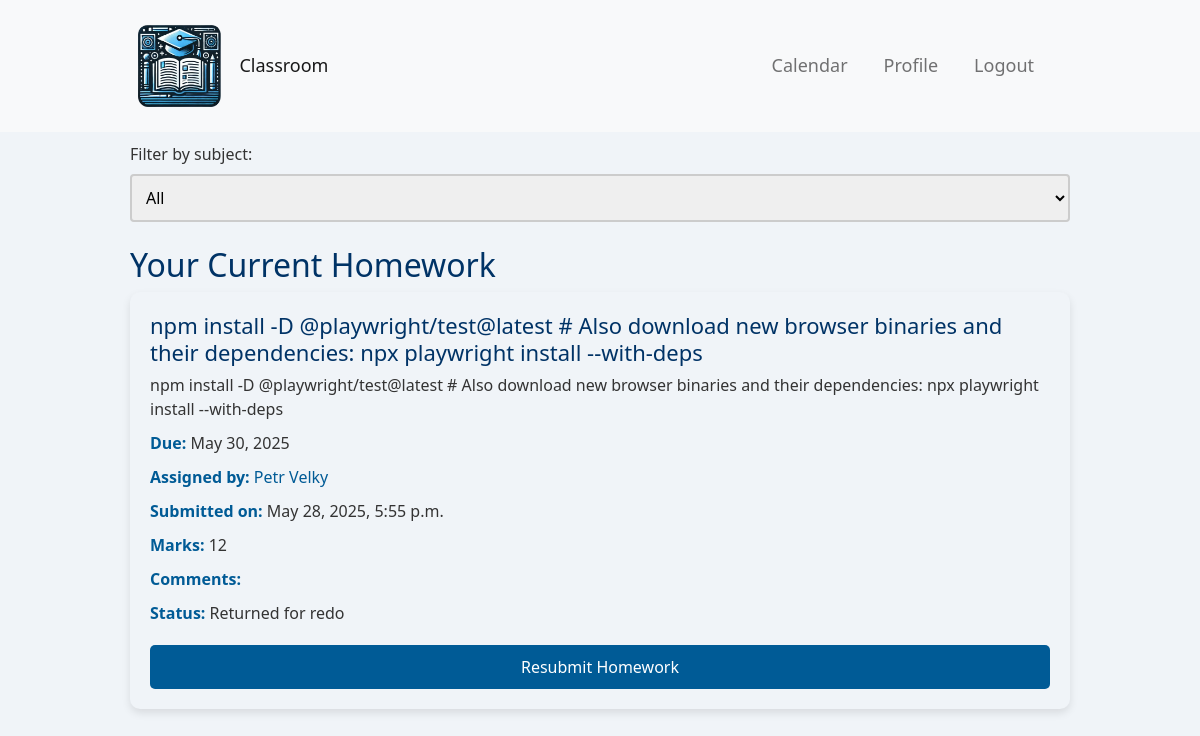
The app's page /student/dashboard/ (signed in), older data.
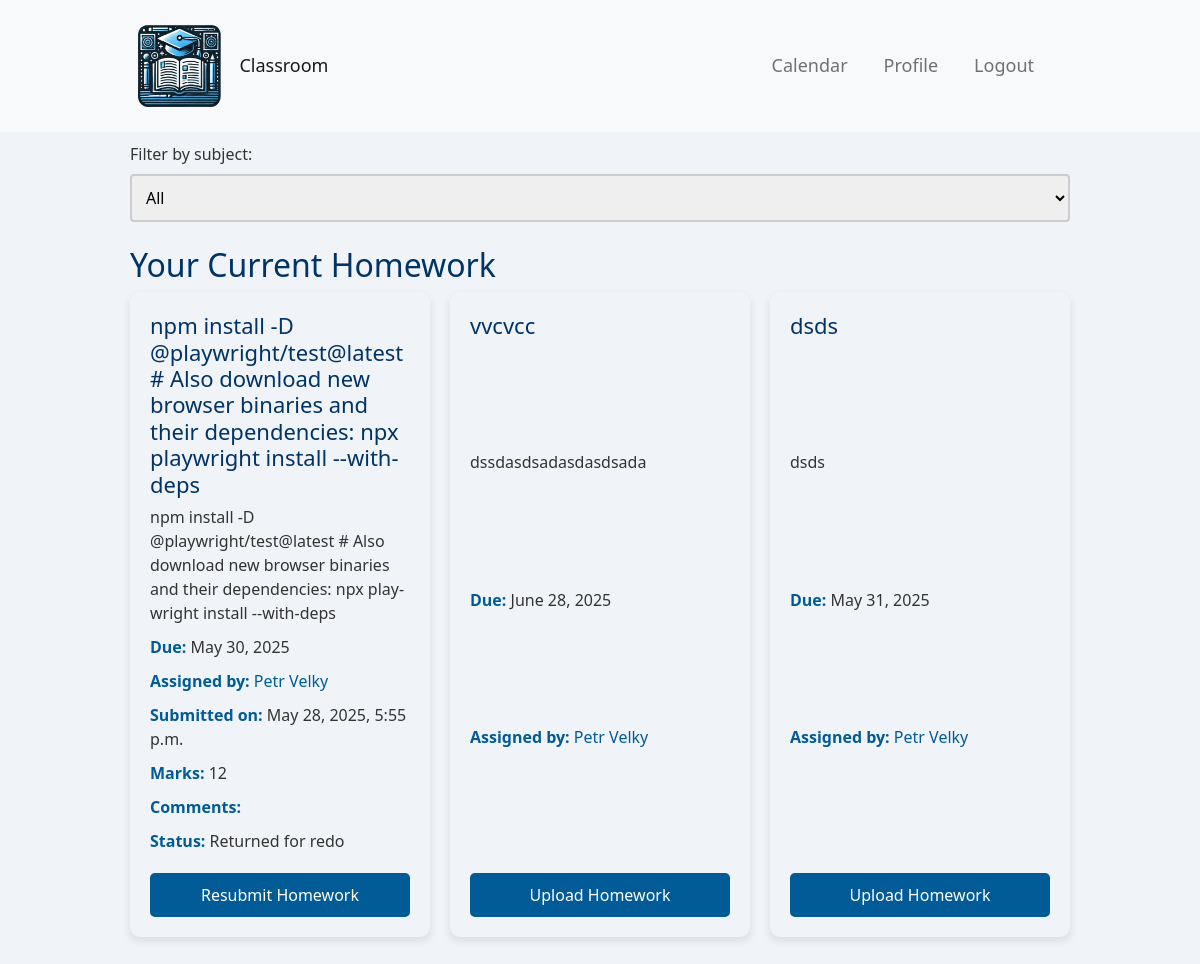
The same page, newer data.
### polls/models.py (models this page shows, shortened)
class Homework(models.Model):
    subject = models.ForeignKey(Subject, on_delete=models.CASCADE, default=get_default_subject)
    title = models.CharField(max_length=200)
    description = models.TextField()
    assigned_date = models.DateField(default=timezone.now)
    due_date = models.DateField()
    file = models.FileField(upload_to='homework_files/', null=True, blank=True)
    teacher = models.ForeignKey(settings.AUTH_USER_MODEL, on_delete=models.CASCADE, related_name='homeworks')
    students = models.ManyToManyField(settings.AUTH_USER_MODEL, related_name='homework_assigned', blank=True)
    group = models.ForeignKey(Group, on_delete=models.SET_NULL, null=True, blank=True, related_name="homeworks")

class CustomUser(AbstractUser):
    is_student = models.BooleanField(default=False)
    is_teacher = models.BooleanField(default=False)
    age = models.IntegerField(null=True, blank=True)  # Add age field here
    profile_picture = models.ImageField(upload_to='profile_pictures/', null=True, blank=True)
    bio = models.TextField(null=True, blank=True)
    group = models.ForeignKey(Group, on_delete=models.SET_NULL, null=True, blank=True, related_name="members")

class Submission(models.Model):
    STATUS_CHOICES = [
        ('pending', 'Pending'),
        ('returned', 'Returned for redo'),
        ('graded', 'Graded'),
    ]
    student = models.ForeignKey(settings.AUTH_USER_MODEL, on_delete=models.CASCADE, related_name='submissions')
    homework = models.ForeignKey(Homework, on_delete=models.CASCADE, related_name='submissions')
    file = models.FileField(upload_to='homework_submissions/')
    submitted_on = models.DateTimeField(auto_now_add=True)
    marks = models.IntegerField(null=True, blank=True)
    comments = models.TextField(null=True, blank=True)
    allow_resubmission = models.BooleanField(default=False)
    status = models.CharField(max_length=10, choices=STATUS_CHOICES, default='pending')

### polls/views.py (the view)
# urls.py: path('student/dashboard/', polls.views.student_dashboard, name='student_dashboard'),  # Name is 'classroom_hub'
@login_required
def student_dashboard(request):
    if not request.user.is_student:
        return redirect('teacher_dashboard')
    selected_subject = request.GET.get('subject')
    all_subjects = Homework.objects.filter(students=request.user).values_list('subject', flat=True).distinct()
    if selected_subject:
        homeworks = Homework.objects.filter(students=request.user, due_date__gte=datetime.now(), subject=selected_subject)
    else:
        homeworks = Homework.objects.filter(students=request.user, due_date__gte=datetime.now())
    submissions = Submission.objects.filter(student=request.user)
    has_graded_submissions = submissions.filter(status='graded').exists()
    has_pending_submissions = submissions.filter(status='pending').exists()
    homework_data = []
    for homework in homeworks:
        submission = submissions.filter(homework=homework).first()
        if not submission or submission.status in ['pending', 'returned']:
            homework_data.append({
                'homework': homework,
                'submission': submission,
                'resubmission_allowed': submission.allow_resubmission if submission else False,
            })
    context = {
        'homework_data': homework_data,
        'submissions': submissions,
        'has_graded_submissions': has_graded_submissions,
        'has_pending_submissions': has_pending_submissions,
        'subjects': all_subjects,
        'selected_subject': selected_subject,
    }
    return render(request, 'student_dashboard.html', context)

### templates/student_dashboard.html (shortened to what this page needs)
{% extends 'base.html' %}
{% block content %}
<form method="get" class="mb-3">
    <label for="subject">Filter by subject:</label>
    <select name="subject" id="subject" onchange="this.form.submit()">
        <option value="">All</option>
    </select>
</form>
<h2>Your Current Homework</h2>
<div class="assignment-list">
    {% for item in homework_data %}
    <div class="assignment-block">
        <h3>{{ item.homework.title }}</h3>
        <p>{{ item.homework.description }}</p>
        <p><strong>Due:</strong> {{ item.homework.due_date }}</p>
        <p>
            <strong>Assigned by:</strong>
            <a href="{% url 'profile_view' item.homework.teacher.id %}">
                {{ item.homework.teacher.get_full_name }}
            </a>
        </p>
        {% if item.submission %}
            <p><strong>Submitted on:</strong> {{ item.submission.submitted_on }}</p>
            <p><strong>Marks:</strong> {{ item.submission.marks }}</p>
            <p><strong>Comments:</strong> {{ item.submission.comments }}</p>
            <p><strong>Status:</strong> {{ item.submission.get_status_display }}</p>
            {% if item.submission.status == 'returned' and item.resubmission_allowed %}
                <a href="{% url 'upload_submission' item.homework.id %}" class="btn btn-primary">Resubmit Homework</a>
            {% else %}
                <button class="btn btn-secondary" disabled>Homework {{ item.submission.get_status_display }}</button>
            {% endif %}
        {% else %}
            <a href="{% url 'upload_submission' item.homework.id %}" class="btn btn-primary">Upload Homework</a>
        {% endif %}
    </div>
    {% endfor %}
</div>
{% endblock %}

Row changes from the older to the newer data that the page shows:
added Homework: homework "vvcvcc", homework.description "dssdasdsadasdasdsada", homework.due_date "June 28, 2025", homework.teacher.get_full_name "Petr Velky", shows "Upload Homework"
added Homework: homework "dsds", homework.description "dsds", homework.due_date "May 31, 2025", homework.teacher.get_full_name "Petr Velky", shows "Upload Homework"
